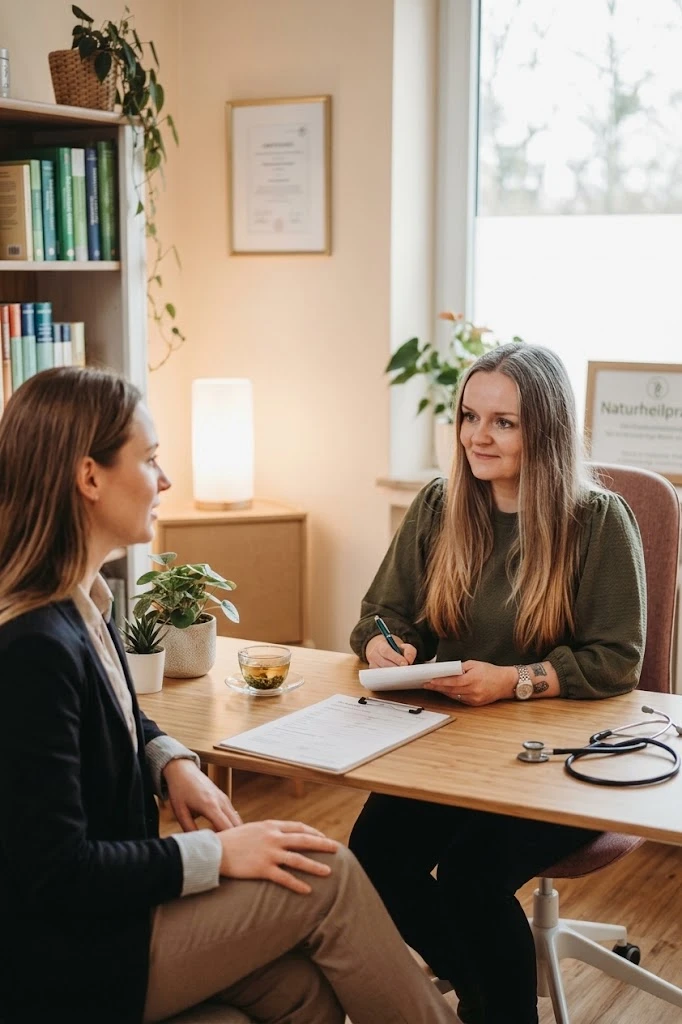
#> input picture chelattherapie-onepager/assets/_roh/erstgespraech.webp, 682 x 1024 px; its folder holds 3 pictures in this run
$ python bilder.py
#> lines starting #> are read from the running program, lines starting #| are printed output that depends on the picture
# -*- coding: utf-8 -*-
"""
Schneidet die Rohfotos zu und speichert sie als WebP für die Seite.

Rohfotos nach assets/_roh/ legen (Dateiname egal, Zuordnung unten per Stichwort im Namen
oder als Argument), dann:   python _src/bilder.py
Ausschnitte sind relativ angegeben und gelten daher für jede Auflösung desselben Motivs.
"""
import pathlib, sys
from PIL import Image

ROOT = pathlib.Path(__file__).resolve().parent.parent
ROH = ROOT / "assets" / "_roh"
OUT = ROOT / "assets" / "vorschau"
MAX_W = 1600

# Ziel: (Stichwörter im Dateinamen, Seitenverhältnis oder None = unverändert, Oberkante als Anteil der Bildhöhe)
MOTIVE = {
    "erstgespraech-nina.webp": (("erstgespr", "gespraech", "schreibtisch"), 3 / 2, 235 / 1024),
    "infusion-nina.webp":      (("infusion",), 4 / 3, 190 / 1024),
    "praxis-nina.webp":        (("praxis", "flur", "empfang"), None, 0),
}

def zuschneiden(src, ziel, ratio, top):
#> called with ziel = 'erstgespraech-nina.webp', ratio = 1.5, top = 0.229
    im = Image.open(src).convert("RGB")
#> im is the input picture: PIL image 682x1024 RGB; mean R, G, B 147.6, 129.7, 113.7
    w, h = im.size
#> w = 682; h = 1024
    if ratio:
        ch = round(w / ratio)
#> ch = 455
        y = min(round(top * h), h - ch)
#> y = 235
        im = im.crop((0, max(y, 0), w, max(y, 0) + ch))
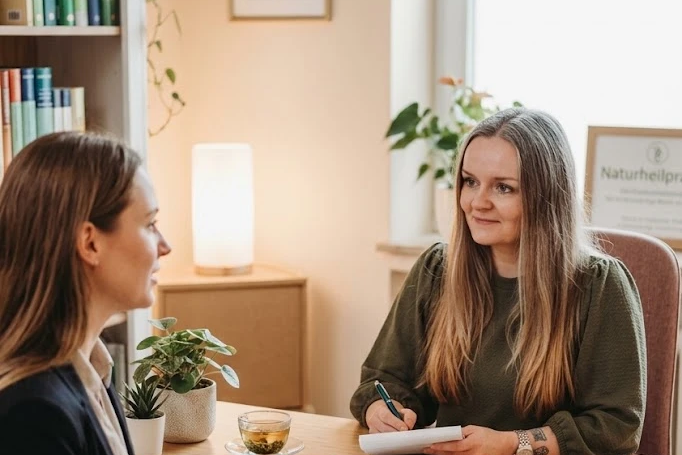
#> im: PIL image 682x455 RGB; mean R, G, B 163.8, 142.6, 124.1
    if im.width > MAX_W:
        im = im.resize((MAX_W, round(im.height * MAX_W / im.width)), Image.LANCZOS)
    im.save(OUT / ziel, "WEBP", quality=84, method=6)
    print(f"{src.name} -> {ziel} {im.size[0]}x{im.size[1]}")
#| erstgespraech.webp -> erstgespraech-nina.webp 682x455

def main():
    OUT.mkdir(parents=True, exist_ok=True)
    dateien = [p for p in ROH.glob("*") if p.suffix.lower() in (".jpg", ".jpeg", ".png", ".webp")] if ROH.exists() else []
    if not dateien:
        sys.exit(f"Keine Bilder in {ROH}")
    for ziel, (woerter, ratio, top) in MOTIVE.items():
        treffer = [p for p in dateien if any(w in p.stem.lower() for w in woerter)]
        if treffer:
            zuschneiden(treffer[0], ziel, ratio, top)
        else:
            print(f"übersprungen: {ziel} (keine Datei mit {', '.join(woerter)} im Namen)")
#> pass 2 of the loop in main, `for ziel, (woerter, ratio, top) in MOTIVE.items():`:
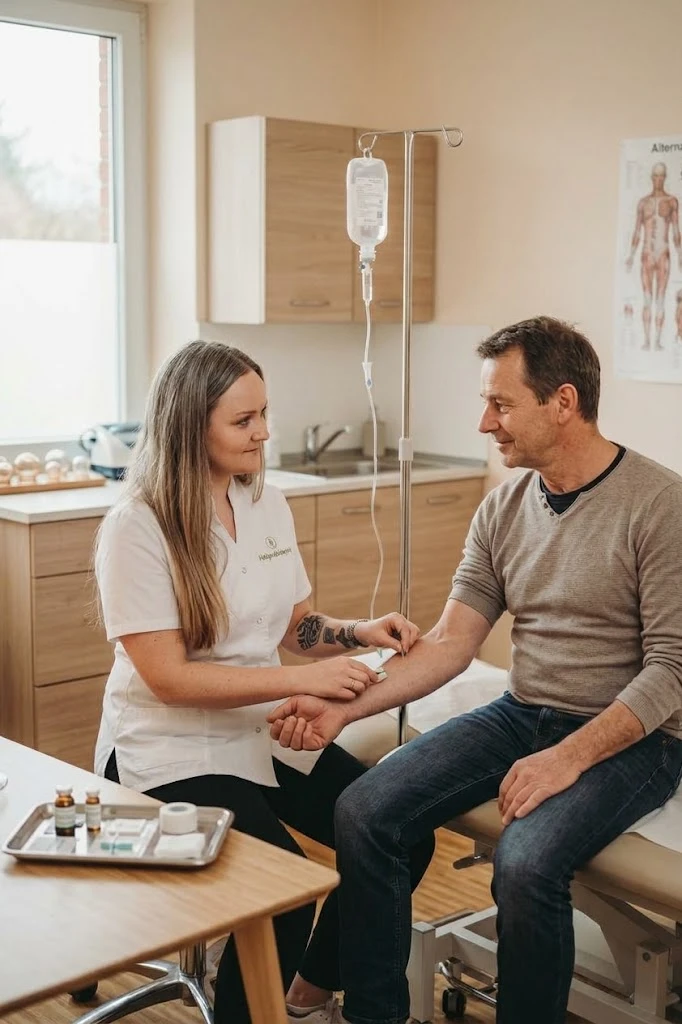
#> input picture chelattherapie-onepager/assets/_roh/infusion.webp, 682 x 1024 px
#> in zuschneiden, im is the input picture: PIL image 682x1024 RGB; mean R, G, B 158.1, 140.3, 123.5
#> in zuschneiden (call 2), `im = im.crop((0, max(y, 0), w, max(y, 0) + ch))`:
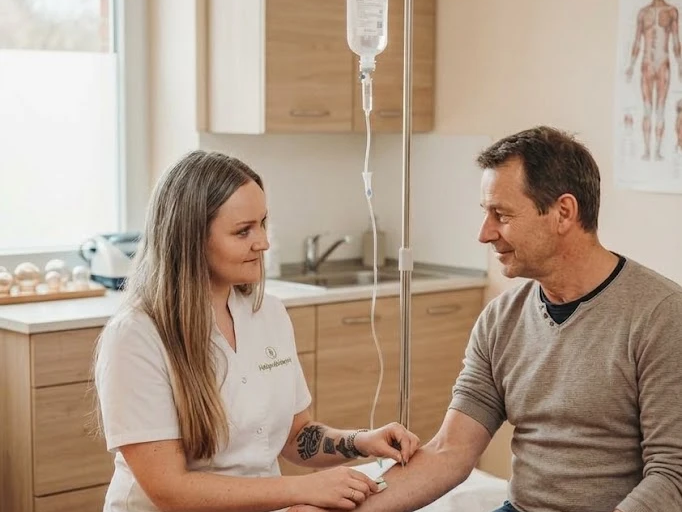
#> im: PIL image 682x512 RGB; mean R, G, B 176, 154.6, 136.4
#| infusion.webp -> infusion-nina.webp 682x512

if __name__ == "__main__":
    main()
